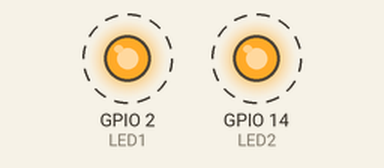
Recording of a program running on a simulated ESP32. On the bench: output pins drawn as LEDs (lit = HIGH). Dashed ring = blinking. What the program prints to the serial monitor is not drawn.

Above: at 0.1 s.
Timing chart, 0 to 3.0 s (numbered marks = the images above):
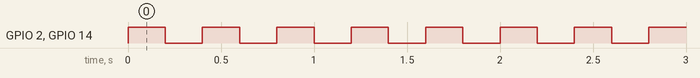

The program:

main.cpp
```cpp
#include <Arduino.h>

#include "freertos/FreeRTOS.h"
#include "freertos/task.h"


#define LED1 2
#define LED2 14

TaskHandle_t task1Handle = NULL;
TaskHandle_t task2Handle = NULL;
TaskHandle_t task3Handle = NULL;


void vTaskBlink(void* pvParameters);
void vTask2(void* pvParameters);

int valor = 0;

void setup() {
  Serial.begin(9600);
  pinMode(LED1, OUTPUT);
  pinMode(LED2, OUTPUT);
  xTaskCreatePinnedToCore(vTaskBlink, "TASK1", configMINIMAL_STACK_SIZE, (void*) LED1, 1, &task1Handle, APP_CPU_NUM);
  xTaskCreatePinnedToCore(vTask2, "TASK2", configMINIMAL_STACK_SIZE+1024, (void*) valor, 2, &task2Handle, PRO_CPU_NUM);
  xTaskCreatePinnedToCore(vTaskBlink, "TASK3", configMINIMAL_STACK_SIZE, (void*) LED2, 2, &task3Handle, APP_CPU_NUM);

}

void loop() {
  vTaskDelay(3000);
}

void vTaskBlink(void* pvParameters){
  int pin = (int)pvParameters;
  while(1){
    digitalWrite(pin, !digitalRead(pin));
    vTaskDelay(pdMS_TO_TICKS(200));
  }
}

void vTask2(void* pvParameters){
  int cont = (int)pvParameters;
  while(1){
    Serial.println("Task 2: "+String(cont++));

    vTaskDelay(pdMS_TO_TICKS(1000));
    if(cont==10){
      Serial.println("Pausando task 3.");
      vTaskSuspend(task3Handle);
      digitalWrite(LED2, LOW);
    }
    if(cont==20){
      Serial.println("Pausando task 1.");
      vTaskSuspend(task1Handle);
      digitalWrite(LED1, LOW);
    }
    /*if(cont==30){
      Serial.println("Retomando task 1.");
      vTaskResume(task1Handle);
    }
    if(cont==40){
      Serial.println("Retomando task 3.");
      vTaskResume(task3Handle);
      cont = 0;
    }*/
  }
}
```

Measured:
- by itself, GPIO 2 (LED1): alternates HIGH for 0.20 s and LOW for 0.20 s, 100 changes in all, then stays LOW
- by itself, GPIO 14 (LED2): alternates HIGH for 0.20 s and LOW for 0.20 s, 50 changes in all, then stays LOW
